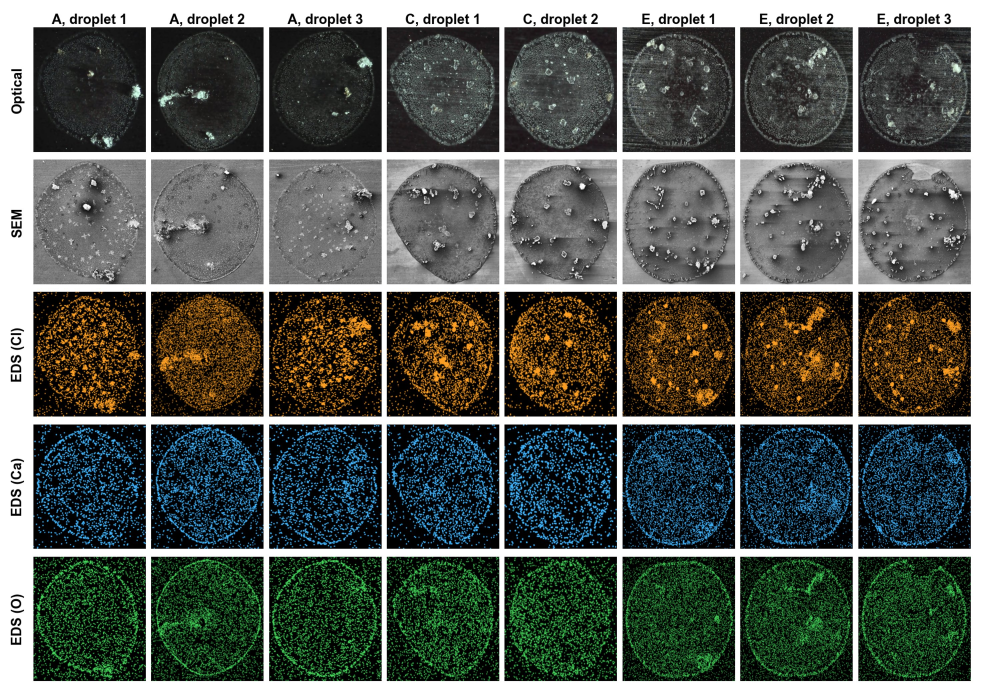
#> input picture assets/data_overview.jpg, 3000 x 2060 px, given in place of Image_1.jpg, which was not available (shown at 1/3 size)
$ python cross_modal_registration.py ../assets/data_overview.jpg   (older library calls are emulated)
#> lines starting #> are read from the running program, lines starting #| are printed output that depends on the picture; after the words box and inside, x2 and y2 are one past the last pixel; in counts of white or black regions, pixels touching at a corner belong together; pictures that were not available may be replaced by others from this repository, and a replacement may not be noted
#!/usr/bin/env python3
"""Register each optical image to its SEM image and compute cross-modal SSIM.

The earlier SSIM compared the whole optical image with the top-left
1280 x 1024 crop of the SEM image, without alignment. Here the optical image
is first mapped into the SEM frame:

1. segment the droplet in both images (local texture, Otsu, largest blob);
2. scale and translation from droplet area and centroid;
3. rotation (0-360 deg, with and without mirroring) by maximising the
   normalised cross-correlation of gradient-magnitude maps inside the droplet;
4. refinement with ECC (Euclidean motion) on the gradient maps.

SSIM is then computed on the corrected images inside the SEM droplet mask.
Outputs: cross_modal_registration.csv and a QA montage.
"""
from pathlib import Path
import sys

import cv2
import numpy as np
import pandas as pd
from scipy import ndimage as ndi
from skimage.metrics import structural_similarity

ROOT = Path(__file__).resolve().parents[1]
DATA = ROOT / "data"
OUT = Path(__file__).resolve().parent
CONDITIONS = list("ABCDEFGHI")
WORK_W = 640                      # SEM frame is processed at 640 x 480
ANGLES = np.arange(0, 360, 2)


def gray(path):
    im = cv2.imread(str(path), cv2.IMREAD_GRAYSCALE)
    if im is None:
        raise FileNotFoundError(path)
    return im.astype(np.float32) / 255


def droplet_mask(g, rmin=0.28, rmax=0.48):
    """Disc fitted to the droplet rim with a Hough circle transform.

    Radii are fractions of the image height. Both modalities show a sharp
    rim, while the background can carry brushing streaks or bright debris,
    so a circle fit is more robust than texture thresholding.
    """
    h, w = g.shape
    g8 = (cv2.GaussianBlur(g, (0, 0), 2.0) * 255).astype(np.uint8)
    circles = None
    for p2 in (40, 30, 22, 15):
        circles = cv2.HoughCircles(g8, cv2.HOUGH_GRADIENT, dp=1.5, minDist=h,
                                   param1=60, param2=p2,
                                   minRadius=int(rmin * h), maxRadius=int(rmax * h))
        if circles is not None:
            break
    yy, xx = np.mgrid[:h, :w]
    if circles is None:
        cx, cy, r = w / 2, h / 2, 0.4 * h
    else:
        cx, cy, r = circles[0, 0]
    return (xx - cx) ** 2 + (yy - cy) ** 2 <= r ** 2


def crystals(g):
    """Bright compact features (crystals): white top-hat, blurred."""
    k = cv2.getStructuringElement(cv2.MORPH_ELLIPSE, (15, 15))
    th = cv2.morphologyEx(cv2.GaussianBlur(g, (0, 0), 1.0), cv2.MORPH_TOPHAT, k)
    th = th / (np.percentile(th, 99.5) + 1e-6)
    return cv2.GaussianBlur(np.clip(th, 0, 1), (0, 0), 2.5)


def grad(g):
    g = cv2.GaussianBlur(g, (0, 0), 1.5)
    gx = cv2.Sobel(g, cv2.CV_32F, 1, 0)
    gy = cv2.Sobel(g, cv2.CV_32F, 0, 1)
    return np.hypot(gx, gy)


def ncc(a, b, mask):
    a = a[mask]; b = b[mask]
    a = a - a.mean(); b = b - b.mean()
    return float((a * b).sum() / (np.sqrt((a * a).sum() * (b * b).sum()) + 1e-9))


def similarity(angle, scale, flip, c_src, c_dst):
    """2x3 matrix: optional mirror, rotate by angle about c_src, scale, move to c_dst."""
    M = cv2.getRotationMatrix2D(tuple(c_src), angle, scale)
    if flip:
        F = np.array([[-1, 0, 2 * c_src[0]], [0, 1, 0], [0, 0, 1]], np.float64)
        M = np.vstack([M, [0, 0, 1]]) @ F
        M = M[:2]
    M[:, 2] += np.asarray(c_dst) - np.asarray(c_src)
    return M


SCALES = np.arange(0.85, 1.75, 0.05)   # optical work px -> SEM work px
# The optical images are rotated by about 276 deg (counter-clockwise, no mirror)
# relative to SEM in every pair that registers unambiguously, consistent with a
# fixed mounting orientation. The search is restricted to this orientation +/- 20 deg.
PRIOR_ANGLE, PRIOR_HALF_WIDTH = 276, 20
COARSE = 0.5                             # search at half the working resolution


def place(img, angle, scale, flip):
    """Rotate/scale/mirror img onto a canvas that holds it entirely.

    Returns the warped image and the 2x3 matrix img -> canvas."""
    h, w = img.shape
    c = (w / 2, h / 2)
    M = cv2.getRotationMatrix2D(c, angle, scale)
    if flip:
        F = np.array([[-1, 0, w], [0, 1, 0], [0, 0, 1]], np.float64)
        M = (np.vstack([M, [0, 0, 1]]) @ F)[:2]
    corners = np.array([[0, 0, 1], [w, 0, 1], [0, h, 1], [w, h, 1]], np.float64) @ M.T
    lo, hi = corners.min(0), corners.max(0)
    M[:, 2] -= lo
    W, H = int(np.ceil(hi[0] - lo[0])), int(np.ceil(hi[1] - lo[1]))
    return cv2.warpAffine(img, M, (W, H)), M


def search(o_map, s_map, angles, scales, flips):
    """Best (score, angle, scale, flip, M) by normalised template matching."""
    best = []
    for flip in flips:
        for sc in scales:
            for a in angles:
                T, M = place(o_map, float(a), float(sc), flip)
                th, tw = T.shape
                P = cv2.copyMakeBorder(s_map, th // 2, th // 2, tw // 2, tw // 2, cv2.BORDER_CONSTANT, 0)
                if P.shape[0] < th or P.shape[1] < tw:
                    continue
                res = cv2.matchTemplate(P, T, cv2.TM_CCOEFF_NORMED)
                _, v, _, (x, y) = cv2.minMaxLoc(res)
                M2 = M.copy()
                M2[:, 2] += (x - tw // 2, y - th // 2)
                best.append((float(v), float(a), float(sc), flip, M2))
    best.sort(key=lambda t: -t[0])
    return best


def register(opt, sem):
    """Return (2x3 matrix mapping optical work image -> SEM work image, SEM mask, info)."""
    g_o, g_s = crystals(opt), crystals(sem)
    shrink = lambda m, f: cv2.resize(m, None, fx=f, fy=f, interpolation=cv2.INTER_AREA)
    # level 1: quarter resolution, full grid
    q = search(shrink(g_o, 0.25), shrink(g_s, 0.25),
               np.arange(PRIOR_ANGLE - PRIOR_HALF_WIDTH, PRIOR_ANGLE + PRIOR_HALF_WIDTH + 0.1, 4),
               np.arange(0.85, 1.76, 0.1), (False,))
    v0, a0, sc0, flip, _ = q[0]
    runner = np.nan
    # level 2: half resolution, around the best few level-1 candidates
    cands = []
    for v, a, sc, fl, _ in q[:3]:
        cands += search(shrink(g_o, 0.5), shrink(g_s, 0.5), np.arange(a - 6, a + 6.1, 2), np.arange(sc - 0.1, sc + 0.11, 0.05), (fl,))
    cands.sort(key=lambda t: -t[0])
    _, a0, sc0, flip, _ = cands[0]
    # level 3: working resolution, fine
    fine = search(g_o, g_s, np.arange(a0 - 2, a0 + 2.01, 1), np.arange(sc0 - 0.04, sc0 + 0.041, 0.02), (flip,))
    v1, a1, sc1, _, M = fine[0]
    h, w = sem.shape
    m_s = droplet_mask(sem)
    inner = cv2.erode(m_s.astype(np.uint8), np.ones((9, 9), np.uint8)).astype(bool)
    warped = cv2.warpAffine(g_o, M, (w, h))
    W = np.eye(2, 3, dtype=np.float32)
    try:
        _, W = cv2.findTransformECC(g_s, warped, W, cv2.MOTION_EUCLIDEAN,
                                    (cv2.TERM_CRITERIA_EPS | cv2.TERM_CRITERIA_COUNT, 200, 1e-6), None, 5)
        M = (np.vstack([cv2.invertAffineTransform(W), [0, 0, 1]]) @ np.vstack([M, [0, 0, 1]]))[:2]
        refined = True
    except cv2.error:
        refined = False
    final = ncc(cv2.warpAffine(g_o, M, (w, h)), g_s, inner)
    info = dict(angle=a1, flip=flip, scale=sc1, coarse_score=v0, runner_up_score=runner,
                match_score=v1, final_ncc=final, ecc_refined=refined)
    return M, m_s, info


def stretch(g, mask):
    lo, hi = np.percentile(g[mask], [1, 99])
    return np.clip((g - lo) / (hi - lo + 1e-9), 0, 1)


def one(pair):
    cond, i = pair
    opt_full = gray(DATA / "corrected_images" / cond / f"Image_{i}.jpg")
    sem_full = gray(DATA / "corrected_images" / cond / f"SEM_{i}.jpg")
    f = WORK_W / sem_full.shape[1]
    sem = cv2.resize(sem_full, None, fx=f, fy=f, interpolation=cv2.INTER_AREA)
    fo = WORK_W / opt_full.shape[1]
    opt = cv2.resize(opt_full, None, fx=fo, fy=fo, interpolation=cv2.INTER_AREA)
    M, m_s, info = register(opt, sem)
    h, w = sem.shape
    opt_w = cv2.warpAffine(opt, M, (w, h))
    ys, xs = np.where(m_s)
    y0, y1, x0, x1 = ys.min(), ys.max() + 1, xs.min(), xs.max() + 1
    a, b, mk = stretch(opt_w, m_s)[y0:y1, x0:x1], stretch(sem, m_s)[y0:y1, x0:x1], m_s[y0:y1, x0:x1]
    _, smap = structural_similarity(a, b, data_range=1.0, full=True, gaussian_weights=True, sigma=1.5)
    info.update(condition=cond, image_id=i, ssim_registered=float(smap[mk].mean()))
    info.update({f"M{r}{c}": float(M[r, c]) for r in range(2) for c in range(3)})
    tile = (np.dstack([b, a, b * 0.5 + a * 0.5]) * 255).astype(np.uint8)
    print(f"{cond}{i:>2}  angle {info['angle']:5.0f}  scale {info['scale']:.2f}  "
          f"ncc {info['final_ncc']:.3f}  ssim {info['ssim_registered']:.3f}", flush=True)
    return info, (cond, i, tile)


def run(pairs=None, workers=8):
    from multiprocessing import Pool
    pairs = pairs or [(c, i) for c in CONDITIONS for i in range(1, 26)]
    cv2.setNumThreads(1)
    with Pool(workers) as pool:
        out = pool.map(one, pairs)
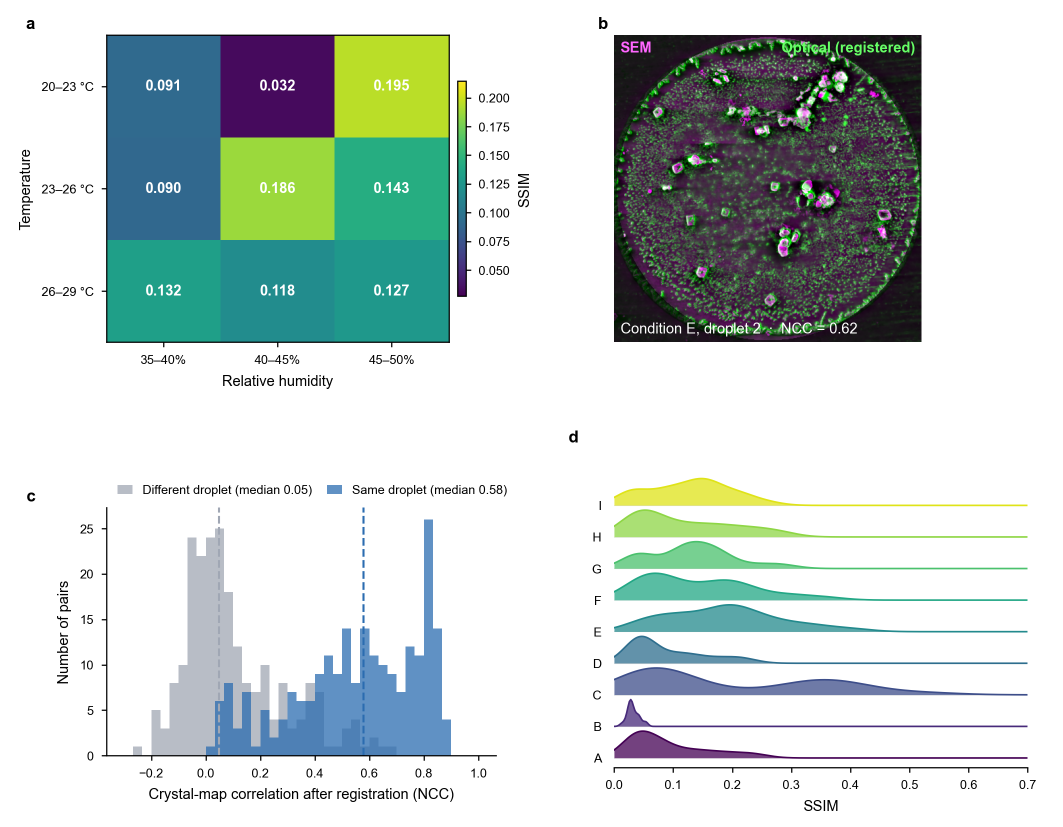
#> input picture assets/analysis2.png, 2125 x 1653 px, given in place of SEM_1.jpg, which was not available (shown at 1/2 size)
#> the loop in search, `for flip in flips:` made 1 pass
#> after the loop in search, `for flip in flips:`:
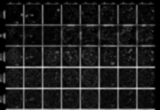
#> o_map: shape (110, 160) float32; min 7.66e-10, max 0.816, mean 0.122
#> after the loop in search, `for flip in flips:`:
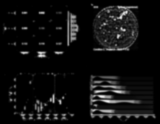
#> s_map: shape (124, 160) float32; min 0, max 0.933, mean 0.0625
#> the loop in register, `for v, a, sc, fl, _ in q[:3]:` made 3 passes
#> (v, a) on passes 1 to 3: (0.24, 296), (0.229, 260), (0.227, 256)
#> after the loop in search (call 5), `for flip in flips:`:
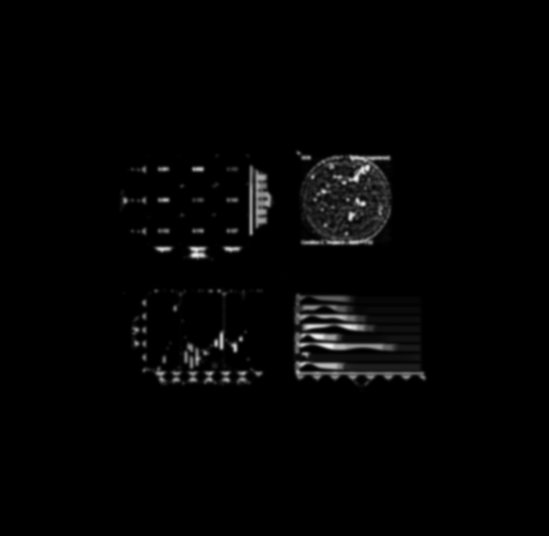
#> P: shape (1072, 1098) float32 (shown at 1/2 size); min 0, max 0.958, mean 0.0169
#> after the loop in search (call 5), `for flip in flips:`:
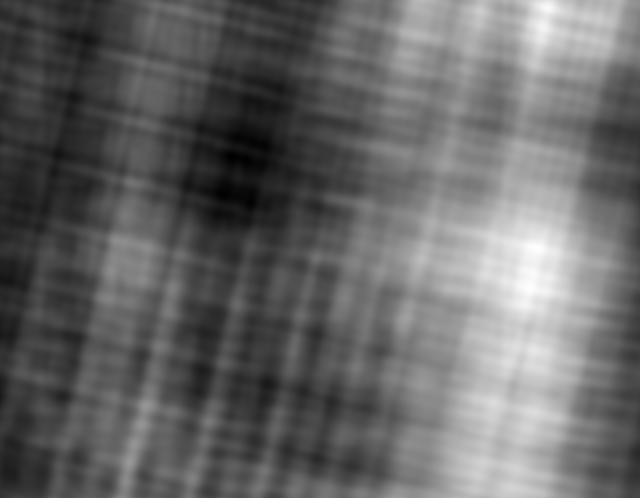
#> res: shape (498, 640) float32; min -0.0995, max 0.216, mean 0.0278; drawn with min black and max white
#> in droplet_mask, `return (xx - cx) ** 2 + (yy - cy) ** 2 <= r ** 2`:
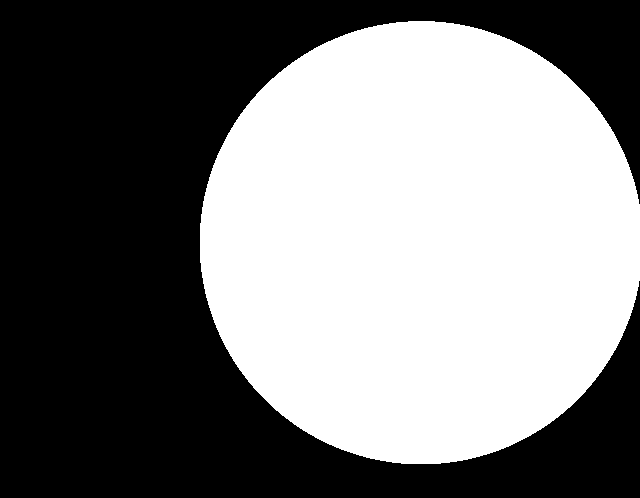
#> returned value: shape (498, 640) bool; 48.4% white; 1 white region, box (x1, y1, x2, y2) and area: (200, 21, 640, 464) 154187
#> in register, `inner = cv2.erode(m_s.astype(np.uint8), np.ones((9, 9), np.uint8)).ast..`: inner: shape (498, 640) bool; 46.3% white; 1 white region, box (x1, y1, x2, y2) and area: (204, 25, 640, 460) 147463
#> in one, `a, b, mk = stretch(opt_w, m_s)[y0:y1, x0:x1], stretch(sem, m_s)[y0:y1,..`: mk: shape (443, 440) bool; 79.1% white; 4 black regions, box (x1, y1, x2, y2) and area: (0, 0, 208, 202) 10476, (0, 242, 201, 443) 10375, (235, 0, 440, 183) 9999, (241, 260, 440, 443) 9883
#> in one, `tile = (np.dstack([b, a, b * 0.5 + a * 0.5]) * 255).astype(np.uint8)`:
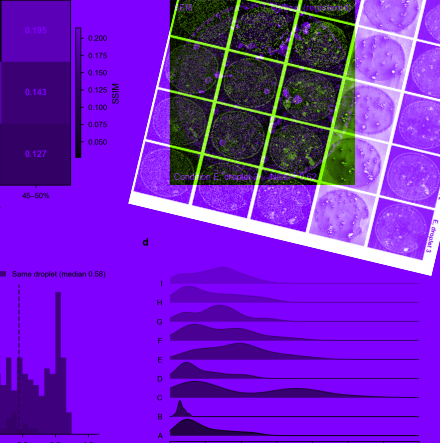
#> tile: shape (443, 440, 3); mean of channels 0, 1, 2 197.5, 31.6, 114.4; drawn as B, G, R
#| A 1  angle   256  scale 0.71  ncc 0.109  ssim 0.030
    return pd.DataFrame([o[0] for o in out]), [o[1] for o in out]


def montage(tiles, path, cols=15, size=160):
    rows = int(np.ceil(len(tiles) / cols))
    canvas = np.full((rows * (size + 18), cols * size, 3), 255, np.uint8)
    for k, (c, i, t) in enumerate(tiles):
        r, q = divmod(k, cols)
        t = cv2.resize(t, (size, int(size * t.shape[0] / t.shape[1])))[:size]
        canvas[r * (size + 18) + 18: r * (size + 18) + 18 + t.shape[0], q * size:(q + 1) * size] = t[:, :, ::-1]
        cv2.putText(canvas, f"{c}{i}", (q * size + 4, r * (size + 18) + 14), cv2.FONT_HERSHEY_SIMPLEX, 0.45, (0, 0, 0), 1)
    cv2.imwrite(str(path), canvas)


if __name__ == "__main__":
    if len(sys.argv) > 1 and sys.argv[1] == "--sample":
        pairs = [("A", 1), ("A", 2), ("A", 3), ("C", 1), ("C", 2), ("E", 1), ("E", 2), ("E", 3), ("I", 25), ("G", 7), ("B", 12), ("F", 20)]
        df, tiles = run(pairs)
        montage(tiles, OUT / "registration_sample_qa.png", cols=6, size=240)
    else:
#> (the run stopped early here; a loop or call above may not have finished)
